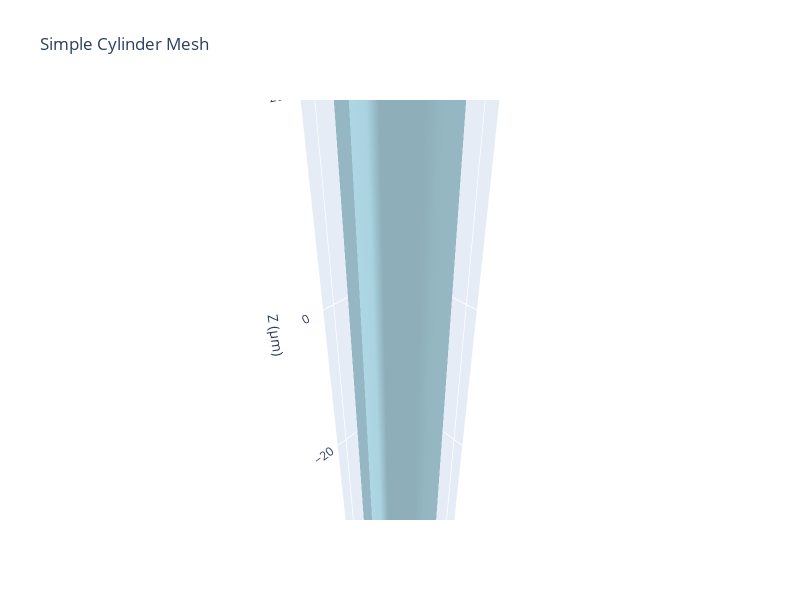

Here is the notebook cell this chart was saved with:
### Code cell
# Visualize the cylinder
fig = visualize_mesh_3d(
    cylinder, 
    title="Simple Cylinder Mesh",
    color="lightblue",
    backend="plotly"
)
fig.show()

### Figure 1 — Plotly figure (JSON) as saved in the notebook; plotly's stock layout.template omitted (floating-point values rounded to 4 significant figures)
{"data": [{"color": "lightblue", "i": [1, 1, 2, 2, 4, 4, 5, 5, 6, 6, 7, 7, 8, 8, 9, 9, 10, 10, 11, 11, 12, 12, 13, 13, 14, 14, 15, 15, 16, 16, 17, 17, 18, 18, 19, 19, 20, 20, 21, 21, 22, 22, 23, 23, 24, 24, 25, 25, 26, 26, 27, 27, 28, 28, 29, 29, 30, 30, 31, 31, 32, 32, 33, 33], "j": [0, 4, 4, 5, 0, 6, 6, 7, 0, 8, 8, 9, 0, 10, 10, 11, 0, 12, 12, 13, 0, 14, 14, 15, 0, 16, 16, 17, 0, 18, 18, 19, 0, 20, 20, 21, 0, 22, 22, 23, 0, 24, 24, 25, 0, 26, 26, 27, 0, 28, 28, 29, 0, 30, 30, 31, 0, 32, 32, 33, 0, 1, 1, 2], "k": [4, 2, 5, 3, 6, 5, 7, 3, 8, 7, 9, 3, 10, 9, 11, 3, 12, 11, 13, 3, 14, 13, 15, 3, 16, 15, 17, 3, 18, 17, 19, 3, 20, 19, 21, 3, 22, 21, 23, 3, 24, 23, 25, 3, 26, 25, 27, 3, 28, 27, 29, 3, 30, 29, 31, 3, 32, 31, 33, 3, 1, 33, 2, 3], "name": "Mesh", "opacity": 0.8, "type": "mesh3d", "x": [0.0, 5.0, 5.0, 0.0, 4.619, 4.619, 3.536, 3.536, 1.913, 1.913, 3.062e-16, 3.062e-16, -1.913, -1.913, -3.536, -3.536, -4.619, -4.619, -5.0, -5.0, -4.619, -4.619, -3.536, -3.536, -1.913, -1.913, -9.185e-16, -9.185e-16, 1.913, 1.913, 3.536, 3.536, 4.619, 4.619], "y": [0.0, 0.0, 0.0, 0.0, 1.913, 1.913, 3.536, 3.536, 4.619, 4.619, 5.0, 5.0, 4.619, 4.619, 3.536, 3.536, 1.913, 1.913, 6.123e-16, 6.123e-16, -1.913, -1.913, -3.536, -3.536, -4.619, -4.619, -5.0, -5.0, -4.619, -4.619, -3.536, -3.536, -1.913, -1.913], "z": [-50.0, -50.0, 50.0, 50.0, -50.0, 50.0, -50.0, 50.0, -50.0, 50.0, -50.0, 50.0, -50.0, 50.0, -50.0, 50.0, -50.0, 50.0, -50.0, 50.0, -50.0, 50.0, -50.0, 50.0, -50.0, 50.0, -50.0, 50.0, -50.0, 50.0, -50.0, 50.0, -50.0, 50.0]}], "layout": {"height": 600, "scene": {"aspectmode": "data", "aspectratio": {"x": 1, "y": 1, "z": 0.8}, "xaxis": {"title": {"text": "X (µm)"}}, "yaxis": {"title": {"text": "Y (µm)"}}, "zaxis": {"title": {"text": "Z (µm)"}}}, "title": {"text": "Simple Cylinder Mesh"}, "width": 800}}
